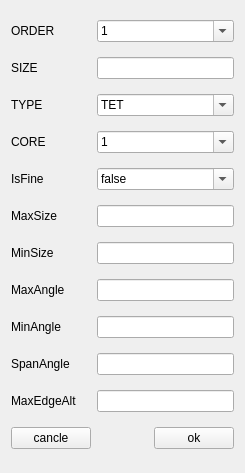
<?xml version="1.0" encoding="UTF-8"?>
<ui version="4.0">
 <class>GENClass</class>
 <widget class="QWidget" name="GENClass">
  <property name="geometry">
   <rect>
    <x>0</x>
    <y>0</y>
    <width>245</width>
    <height>473</height>
   </rect>
  </property>
  <property name="windowTitle">
   <string>GEN</string>
  </property>
  <layout class="QGridLayout" name="gridLayout">
   <item row="0" column="0">
    <widget class="QLabel" name="label">
     <property name="text">
      <string>ORDER</string>
     </property>
    </widget>
   </item>
   <item row="0" column="1" colspan="2">
    <widget class="QComboBox" name="comboBox_2">
     <property name="enabled">
      <bool>true</bool>
     </property>
     <property name="layoutDirection">
      <enum>Qt::LeftToRight</enum>
     </property>
     <property name="editable">
      <bool>true</bool>
     </property>
     <property name="currentText">
      <string>1</string>
     </property>
     <property name="currentIndex">
      <number>0</number>
     </property>
     <item>
      <property name="text">
       <string>1</string>
      </property>
     </item>
     <item>
      <property name="text">
       <string>2</string>
      </property>
     </item>
     <item>
      <property name="text">
       <string>3</string>
      </property>
     </item>
    </widget>
   </item>
   <item row="1" column="0">
    <widget class="QLabel" name="label_2">
     <property name="text">
      <string>SIZE</string>
     </property>
    </widget>
   </item>
   <item row="1" column="1" colspan="2">
    <widget class="QLineEdit" name="lineEdit_2"/>
   </item>
   <item row="2" column="0">
    <widget class="QLabel" name="label_3">
     <property name="text">
      <string>TYPE</string>
     </property>
    </widget>
   </item>
   <item row="2" column="1" colspan="2">
    <widget class="QComboBox" name="comboBox_4">
     <property name="enabled">
      <bool>true</bool>
     </property>
     <property name="layoutDirection">
      <enum>Qt::LeftToRight</enum>
     </property>
     <property name="editable">
      <bool>true</bool>
     </property>
     <property name="currentText">
      <string>TET</string>
     </property>
     <property name="currentIndex">
      <number>0</number>
     </property>
     <item>
      <property name="text">
       <string>TET</string>
      </property>
     </item>
     <item>
      <property name="text">
       <string>2</string>
      </property>
     </item>
     <item>
      <property name="text">
       <string>3</string>
      </property>
     </item>
    </widget>
   </item>
   <item row="3" column="0">
    <widget class="QLabel" name="label_4">
     <property name="text">
      <string>CORE</string>
     </property>
    </widget>
   </item>
   <item row="3" column="1" colspan="2">
    <widget class="QComboBox" name="comboBox_3">
     <property name="enabled">
      <bool>true</bool>
     </property>
     <property name="layoutDirection">
      <enum>Qt::LeftToRight</enum>
     </property>
     <property name="editable">
      <bool>true</bool>
     </property>
     <property name="currentText">
      <string>1</string>
     </property>
     <property name="currentIndex">
      <number>0</number>
     </property>
     <item>
      <property name="text">
       <string>1</string>
      </property>
     </item>
     <item>
      <property name="text">
       <string>2</string>
      </property>
     </item>
     <item>
      <property name="text">
       <string>3</string>
      </property>
     </item>
    </widget>
   </item>
   <item row="4" column="0">
    <widget class="QLabel" name="label_5">
     <property name="text">
      <string>IsFine</string>
     </property>
    </widget>
   </item>
   <item row="4" column="1" colspan="2">
    <widget class="QComboBox" name="comboBox">
     <property name="enabled">
      <bool>true</bool>
     </property>
     <property name="layoutDirection">
      <enum>Qt::LeftToRight</enum>
     </property>
     <property name="editable">
      <bool>true</bool>
     </property>
     <property name="currentText">
      <string>false</string>
     </property>
     <property name="currentIndex">
      <number>0</number>
     </property>
     <item>
      <property name="text">
       <string>false</string>
      </property>
     </item>
     <item>
      <property name="text">
       <string>true</string>
      </property>
     </item>
    </widget>
   </item>
   <item row="5" column="0">
    <widget class="QLabel" name="label_6">
     <property name="text">
      <string>MaxSize</string>
     </property>
    </widget>
   </item>
   <item row="5" column="1" colspan="2">
    <widget class="QLineEdit" name="lineEdit_6"/>
   </item>
   <item row="6" column="0">
    <widget class="QLabel" name="label_7">
     <property name="text">
      <string>MinSize</string>
     </property>
    </widget>
   </item>
   <item row="6" column="1" colspan="2">
    <widget class="QLineEdit" name="lineEdit_7"/>
   </item>
   <item row="7" column="0">
    <widget class="QLabel" name="label_8">
     <property name="text">
      <string>MaxAngle</string>
     </property>
    </widget>
   </item>
   <item row="7" column="1" colspan="2">
    <widget class="QLineEdit" name="lineEdit_8"/>
   </item>
   <item row="8" column="0">
    <widget class="QLabel" name="label_9">
     <property name="text">
      <string>MinAngle</string>
     </property>
    </widget>
   </item>
   <item row="8" column="1" colspan="2">
    <widget class="QLineEdit" name="lineEdit_9"/>
   </item>
   <item row="9" column="0">
    <widget class="QLabel" name="label_10">
     <property name="text">
      <string>SpanAngle</string>
     </property>
    </widget>
   </item>
   <item row="9" column="1" colspan="2">
    <widget class="QLineEdit" name="lineEdit_10"/>
   </item>
   <item row="10" column="0">
    <widget class="QLabel" name="label_11">
     <property name="text">
      <string>MaxEdgeAlt</string>
     </property>
    </widget>
   </item>
   <item row="10" column="1" colspan="2">
    <widget class="QLineEdit" name="lineEdit_11"/>
   </item>
   <item row="11" column="0">
    <widget class="QPushButton" name="pushButton">
     <property name="text">
      <string>cancle</string>
     </property>
    </widget>
   </item>
   <item row="11" column="1">
    <spacer name="horizontalSpacer">
     <property name="orientation">
      <enum>Qt::Horizontal</enum>
     </property>
     <property name="sizeHint" stdset="0">
      <size>
       <width>62</width>
       <height>20</height>
      </size>
     </property>
    </spacer>
   </item>
   <item row="11" column="2">
    <widget class="QPushButton" name="pushButton_2">
     <property name="text">
      <string>ok</string>
     </property>
    </widget>
   </item>
  </layout>
 </widget>
 <layoutdefault spacing="6" margin="11"/>
 <resources>
  <include location="GEN.qrc"/>
 </resources>
 <connections/>
</ui>
